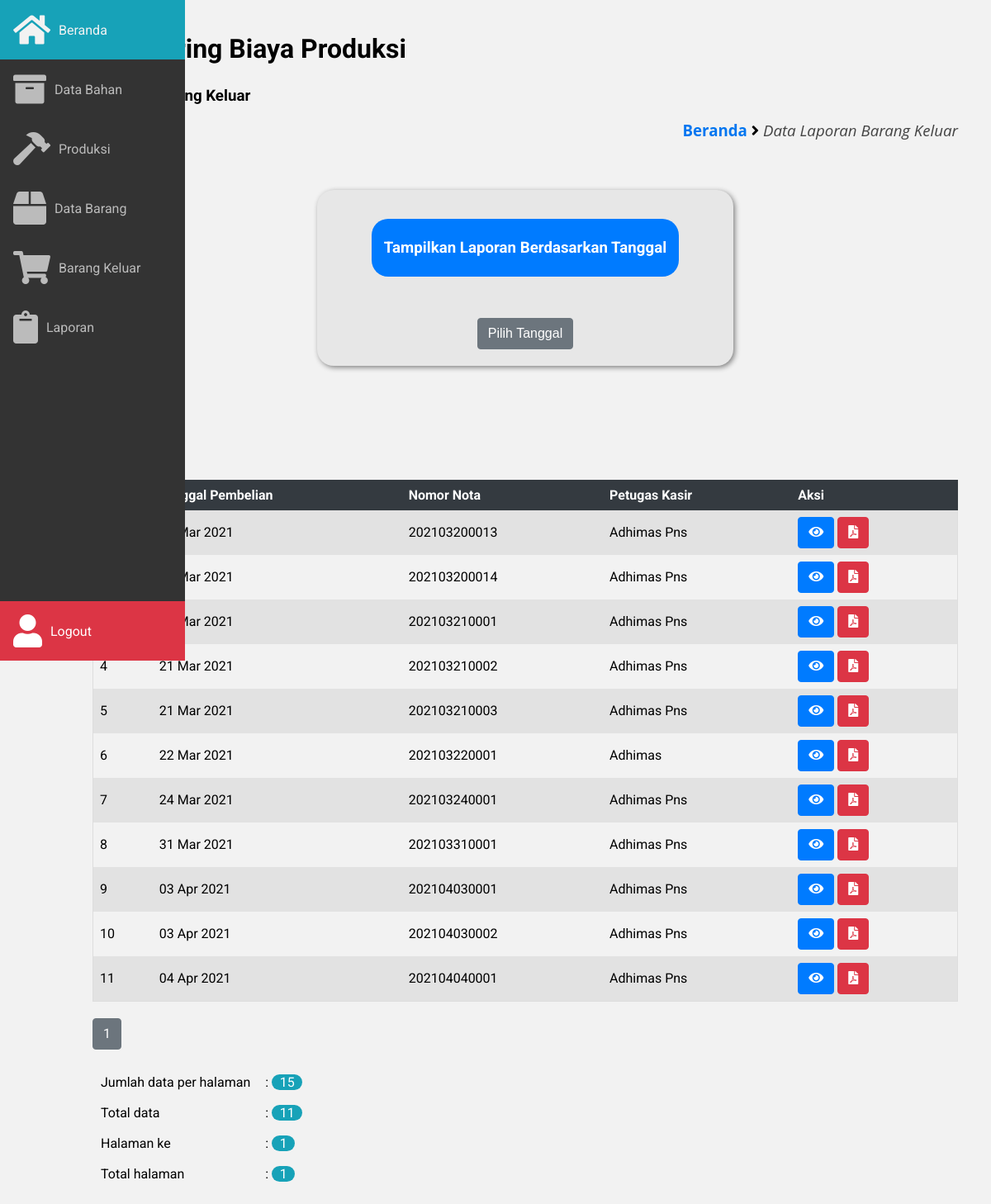
/frontend/laporan/index.php (signed in), run on the app's committed database.
### tables this page shows
CREATE TABLE `laporan_brg_keluar` (
  `id_laporan` int(11) NOT NULL,
  `tgl_laporan` date NOT NULL,
  `nomor_transaksi` varchar(20) NOT NULL,
  `omzet` int(20) NOT NULL,
  `petugas_kasir` varchar(50) NOT NULL,
  `ket_laporan` text NOT NULL
);

### frontend/laporan/index.php (the view, shortened to what this page needs)
<!DOCTYPE html>
<html lang="pt-BR">
	<head>
		<link rel="stylesheet" href="https://pro.fontawesome.com/releases/v5.10.0/css/all.css"/>
		<link
			rel="stylesheet"
			href="https://cdn.materialdesignicons.com/4.9.95/css/materialdesignicons.min.css"
		/>
		<link rel="stylesheet" href="../../assets/css/main.css" />
		<link rel="stylesheet" href="../../assets/css/style.css" />
		<link rel="stylesheet" href="../../assets/css/sidebar.css" />
	</head>
	<body>
	<?php
		include '../../database/koneksi.php';
		include '../../frontend/layout/sidebar.php';
	?>
		<main class="main">
			<section>
				<h2>Monitoring Biaya Produksi</h2>
				<h3>Laporan Barang Keluar</h3>
				<div class="breadcrumb">
          <h3>
						<a href="../../beranda.php?page=beranda">Beranda</a> <i class="fa fa-angle-right"></i>
						<span class="akhir-link-breadcrumb">Data Laporan Barang Keluar</span>
					</h3>
				</div>
				<div class="container margin-bottom-100">
					<div class="baris baris-tengah">
            <div class="kolom-50">
              <div class="box-konten-radius padding-20 backgorund-e7">
                <center>
                  <div class="box-header-radius-80 background-biru teks-putih margin-bottom-50">
                    <h3>Tampilkan Laporan Berdasarkan Tanggal</h3>
                  </div>
                </center>
                <center>
                  <button id="myBtn" class="tmbl tmbl-abu-abu">Pilih Tanggal</button>
                </center>
              </div>
            </div>
            <div class="kolom-100 margin-top-50">
              <a target="blank" href="cetak_excel.php" class="tmbl tmbl-hijau margin-20-0">
              <i class="fa fa-file-excel"></i>
              </a>
              <div class="table-box">
                <table class="table-responsive">
                  <tr class="thead-dark">
                    <th>No</th>
                    <th>Tanggal Pembelian</th>
                    <th>Nomor Nota</th>
                    <th>Petugas Kasir</th>
                    <th>Aksi</th>
                  </tr>
                  <?php
										$halaman = 15;
										$page    = isset($_GET["halaman"]) ? (int)$_GET["halaman"] :1;
										$result  = mysqli_query($host, "SELECT * FROM laporan_brg_keluar");
										$total   = mysqli_num_rows($result);
										$pages   = ceil($total/$halaman);
                    $no                 = 1;
                    $sqlSelectLaporan   = "SELECT * FROM laporan_brg_keluar";
                    $querySelectLaporan = mysqli_query($host, $sqlSelectLaporan);
                    while ($dataLaporan = mysqli_fetch_assoc($querySelectLaporan)) {
                  ?>
                  <tr>
                    <td><?= $no++ ?></td>
                    <td><?= date('d M Y', strtotime($dataLaporan['tgl_laporan']))  ?></td>
                    <td><?= $dataLaporan['nomor_transaksi'] ?></td>
                    <td><?= $dataLaporan['petugas_kasir'] ?></td>
                    <td>
                      <a href="detail_laporan.php?Tr=<?= $dataLaporan['nomor_transaksi'] ?>&page=laporan" class="tmbl tmbl-biru">
                        <i class="fa fa-eye"></i>
                      </a>
                      <a target="blank" href="cetak_nota.php?Tr=<?php echo $dataLaporan['nomor_transaksi']?>" class="tmbl tmbl-merah">
                        <i class="fa fa-file-pdf"></i>
                      </a>
                    </td>
                  </tr>
                  <?php } ?>
                </table>
              </div>
              <div class="penomoran">
								<?php
									for ($i=1; $i <= $pages ; $i++) {
								?>
									<a href="?halaman=<?php echo $i; ?>&page=laporan" class="tmbl tmbl-abu-abu margin-20-0">
                    <?php echo $i; ?>
                  </a>
								<?php
									}
								?>
								<table style="margin-bottom: 50px;">
									<tr>
										<td>Jumlah data per halaman </td>
										<td>
											: <span class="lencana-radius lencana-info"><?php echo $halaman; ?></span>
										</td>
									</tr>
									<tr>
										<td>Total data</td>
										<td> : <span class="lencana-radius lencana-info"><?php echo $total; ?></span> </td>
									</tr>
									<tr>
										<td>Halaman ke</td>
										<td> : <span class="lencana-radius lencana-info"><?php echo $page; ?></span> </td>
									</tr>
									<tr>
										<td>Total halaman</td>
										<td> : <span class="lencana-radius lencana-info"><?php echo $pages; ?></span> </td>
									</tr>
								</table>
							</div>
            </div>
          </div>
				</div>
      </section>
		</main>
	</body>
</html>

### assets/css/main.css (style rules this page uses)
:root { --sidebar-width: 4.5em; }
body { margin: 0; padding: 0; font-family: 'Roboto'; }
* { outline: none; box-sizing: border-box; }
.main { margin-left: auto; margin-right: auto; max-width: 100%; padding: 1.5em 1.5em; }
.main h2 { font-size: 2em; margin-top: 0px; }
@media (min-width: 572px) { .main { margin-left: var(--sidebar-width); } }
@media (min-width: 992px) { .main { padding: 2.5em; } }

### assets/css/style.css (style rules this page uses)
body { background-color: #f2f2f2; }
.breadcrumb { text-align: right; font-family: open sans; margin-bottom: 50px; }
.akhir-link-breadcrumb { font-weight: 400; font-style: italic; color: #444; }
.breadcrumb a { color: #0376f0; }
.table-box { overflow-x:auto !important; }
.table-responsive { border-collapse: collapse; border-spacing: 0; width: 100%; border: 1px solid #ddd; }
.table-responsive .thead-dark { background-color: #343a40 !important; border: 1px solid #343a40; color: #ffffff; }
.table-responsive, th, td { text-align: left; padding: 8px; }
.table-responsive tr:nth-child(even) { background-color: #e2e2e2 !important }
.tmbl { display: inline-block; font-weight: 400; color: #212529; text-align: center; vertical-align: middle; cursor: pointer; -webkit-user-select: none; -moz-user-select: none; -ms-user-select: none; user-select: none; background-color: transparent; border: 1px solid transparent; padding: 0.375rem 0.75rem; font-size: 1rem; line-height: 1.5; border-radius: 0.25rem; transition: color 0.15s ease-in-out, background-color 0.15s ease-in-out, border-color 0.15s ease-in-out, box-shadow 0.15s ease-in-out; }
.tmbl-biru { color: #fff; background-color: #007bff; border-color: #007bff; }
.tmbl-hijau { color: #fff; background-color: #28a745; border-color: #28a745; }
.tmbl-abu-abu { color: #fff; background-color: #6c757d; border-color: #6c757d; }
.tmbl-merah { color: #fff; background-color: #dc3545; border-color: #dc3545; }
.background-biru { background-color: #007bff !important; }
.backgorund-e7 { background-color: #e7e7e7 !important; }
.teks-putih { color: #ffffff !important; }
.lencana-info { color: #fff; background-color: #17a2b8; }
.lencana-radius { padding-right: 0.6em; padding-left: 0.6em; border-radius: 10rem; }
.box-konten-radius { width: 100%; height: auto; border-radius: 20px; overflow: hidden; box-shadow: 2px 2px 6px grey; }
.box-header-radius-80 { width: 80%; margin-top: 15px; background-color: white; border-radius: 20px; padding: 5px; }
a { text-decoration: none; }
.container { width: 100%; padding-right: 15px; padding-left: 15px; margin-right: auto; margin-left: auto; }
.baris { display: -ms-flexbox; display: flex; -ms-flex-wrap: wrap; flex-wrap: wrap; margin-right: -15px; margin-left: -15px; }
.baris-tengah { -ms-flex-pack: center !important; justify-content: center !important; }
.margin-20-0 { margin: 20px 0; }
.margin-bottom-100 { margin-bottom: 100px !important; }
.margin-top-50 { margin-top: 50px !important; }
.margin-bottom-50 { margin-bottom: 50px !important; }
.padding-20 { padding: 20px !important; }
@media screen and (min-width: 400px) { .container { max-width: 400px; } }
@media screen and (min-width: 400px) { .kolom-100 { width: 100% !important; } }
@media screen and (min-width: 400px) { .kolom-50 { padding: 10px; width: 100% !important; } }
@media screen and (min-width: 400px) { .margin-bottom-50 { margin-bottom: 50px !important; } }
@media (min-width: 576px) { .container { max-width: 540px; } }
@media (min-width: 768px) { .container { max-width: 720px; } }
@media (min-width: 992px) { .container { max-width: 960px; } }
@media (min-width: 1200px) { .container { max-width: 1140px; } }
@media (min-width: 1200px) { .kolom-100 { width: 100% !important; } }
@media (min-width: 1200px) { .kolom-50 { padding: 10px; width: 50% !important; } }

### data on the page
laporan_brg_keluar: tgl_laporan "20 Mar 2021", nomor_transaksi "202103200013", petugas_kasir "Adhimas Pns"
laporan_brg_keluar: tgl_laporan "20 Mar 2021", nomor_transaksi "202103200014", petugas_kasir "Adhimas Pns"
laporan_brg_keluar: tgl_laporan "21 Mar 2021", nomor_transaksi "202103210001", petugas_kasir "Adhimas Pns"
laporan_brg_keluar: tgl_laporan "21 Mar 2021", nomor_transaksi "202103210002", petugas_kasir "Adhimas Pns"
laporan_brg_keluar: tgl_laporan "21 Mar 2021", nomor_transaksi "202103210003", petugas_kasir "Adhimas Pns"
laporan_brg_keluar: tgl_laporan "22 Mar 2021", nomor_transaksi "202103220001", petugas_kasir "Adhimas"
laporan_brg_keluar: tgl_laporan "24 Mar 2021", nomor_transaksi "202103240001", petugas_kasir "Adhimas Pns"
laporan_brg_keluar: tgl_laporan "31 Mar 2021", nomor_transaksi "202103310001", petugas_kasir "Adhimas Pns"
laporan_brg_keluar: tgl_laporan "03 Apr 2021", nomor_transaksi "202104030001", petugas_kasir "Adhimas Pns"
laporan_brg_keluar: tgl_laporan "03 Apr 2021", nomor_transaksi "202104030002", petugas_kasir "Adhimas Pns"
laporan_brg_keluar: tgl_laporan "04 Apr 2021", nomor_transaksi "202104040001", petugas_kasir "Adhimas Pns"

### other printed values
$halaman "15"
$total "11"
$page "1"
$pages "1"
